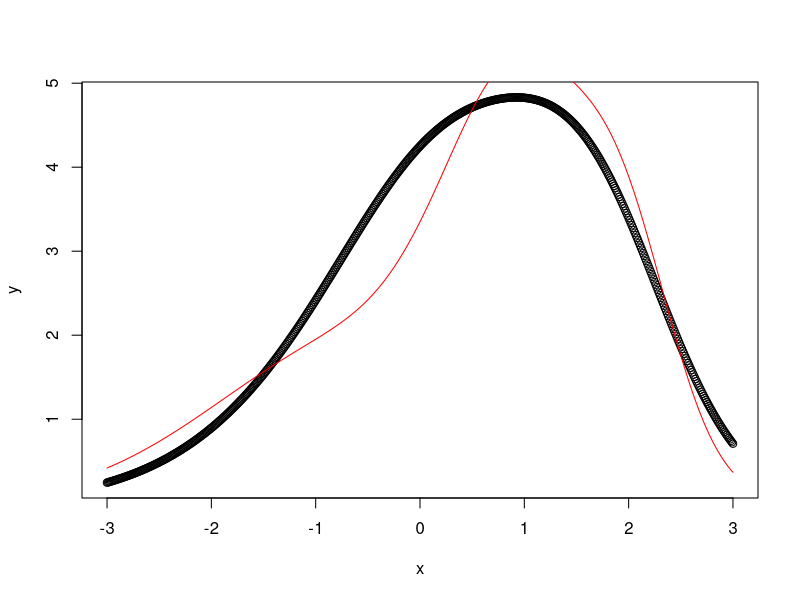

The R script that drew this image: (Note: this script raises an error after producing the figure.)
rm(list=ls())
############Function Start#################################################
fit_2D<-function(func, dat, it, op_v){
  
  plot(dat[2,], dat[1,])
  
  
  #The sum of error squared##############################
  MSE_f<-function(func){
    #try(if(class(func)!='function'){stop('argument to MSE_f(f) has to be a function')}
      #  else{
          m<-(sum((func(op_v)-dat[1,])^2))
          return(m)  
       # })
  }
  ######################################################
  
  #Define the proportionality function##################
  l<-function(k){
    if(k==1){
      # l<-(q[2]-q[3])/(length(x))
      l<-1
    }
    else{
      l<-1
    }
    return(l)
  }
  ######################################################
  
  d<-'TRUE'     #bit set to false whenever solution does not converge within the given number of iterations
  
  
  for(k in 1:10){
    if(d=='FALSE'){
      print('solution did not converge')
      break
    }
    q<-vector(mode='numeric', length=4)
    t<-0.02
    va<-0
    q[1]<-MSE_f(func(op_v))
    #l<-1
    #it<-20000
    ####The optimization loop#######################################################
    for(j in 1:length(op_v)){
      if(d=='FALSE'){
        print('solution did not converge')
        break
      }
      for (i in 1:it) {
        if(i==it){
          print('Solution did not converge')
          d<-'FALSE'
          break
        }
        if(i==1) {
          op_v[j]<-op_v[j]+t
          q[2]<-MSE_f(func(op_v))
          op_v[j]<-op_v[j]-2*t
          q[3]<-MSE_f(func(op_v))
          op_v[j]<-op_v[j]+2*t
          if(q[1]>q[2] & q[1]>q[3]){
            if(abs(q[1]-q[3])>abs(q[1]-q[2])){
              va<- -1
            }
            else{va<-1
            }
          }
          else if(q[2]>q[1] & q[3]<q[1]){
            va<- -1
          }
          else if(q[2]<q[1] & q[3]>q[1]){
            va<- 1
          }
          else if(q[2]>q[1] & q[3]>q[1]){
            va<-0
          }
          else{
            va<-0
          }
        }
        else{
          if(va==0){
            print('Local minima reached')
            yres<-func(op_v)
            if(j==length(op_v) & k==5){
              lines(x,yres, col='red')
            }
            break
          }
          else if(va==1){
            q[2]<-MSE_f(func(op_v))
            op_v[j]<-op_v[j]+l(k)*t
            q[3]<-MSE_f(func(op_v))
            if(q[3]>q[2]){
              va<-0
              print('Local minima reached')
              yres<-func(op_v)
              if(j==length(op_v) & k==5){
                lines(x,yres, col='red')
              }
              break
            }
            else{
              next
            }
          }
          else{
            q[2]<-MSE_f(func(op_v))
            op_v[j]<-op_v[j]-l(k)*t
            q[3]<-MSE_f(func(op_v))
            if(q[3]>q[2]){
              va<-0
              print('Local minima reached')
              yres<-func(op_v)
              if(j==length(op_v) & k==5){
                lines(x,yres, col='red')
              }
              break
            }
            else{
              next
            }
          }  
        }
        
      }
    }
  }

  #####################################code_end#########################
  return(op_v)
}
##########Function end##################################################



#########start testing##################################################

###########generate random dataset######################################
rm(list = ls())
x<-seq(-3,3, by=0.01)
y<- 3*exp(-1*(((x-0.5)/(1.5))^2))+1.5*exp(-1*(((x+0.27)/(2))^2))+2*exp(-1*(((x-1.75)/(1))^2))
plot(x,y)
dat<-matrix( c(y,x), nrow = 2, ncol = length(x), byrow = 'TRUE')
#v<-vector(mode='numeric',length = 3)
func<-function(v){
  y<-v[1]*exp(-1*(((x-v[2])/(v[3]))^2))+v[4]*exp(-1*(((x-v[5])/(v[6]))^2))+v[7]*exp(-1*(((x-v[8])/(v[9]))^2))
  return(y)
}
i<-20000
lines(x, func(c(4,1,1,2,2,0.66,2,-0.5,2)), col='red')
op_v<-fit_2D(func, dat, i, op_v)
fit_2D(func, dat, i, op_v)
class(func)
fit_2D(func(v), dat, i, v)
clp<-function(){
  dev.off()
  return(NULL)
}
